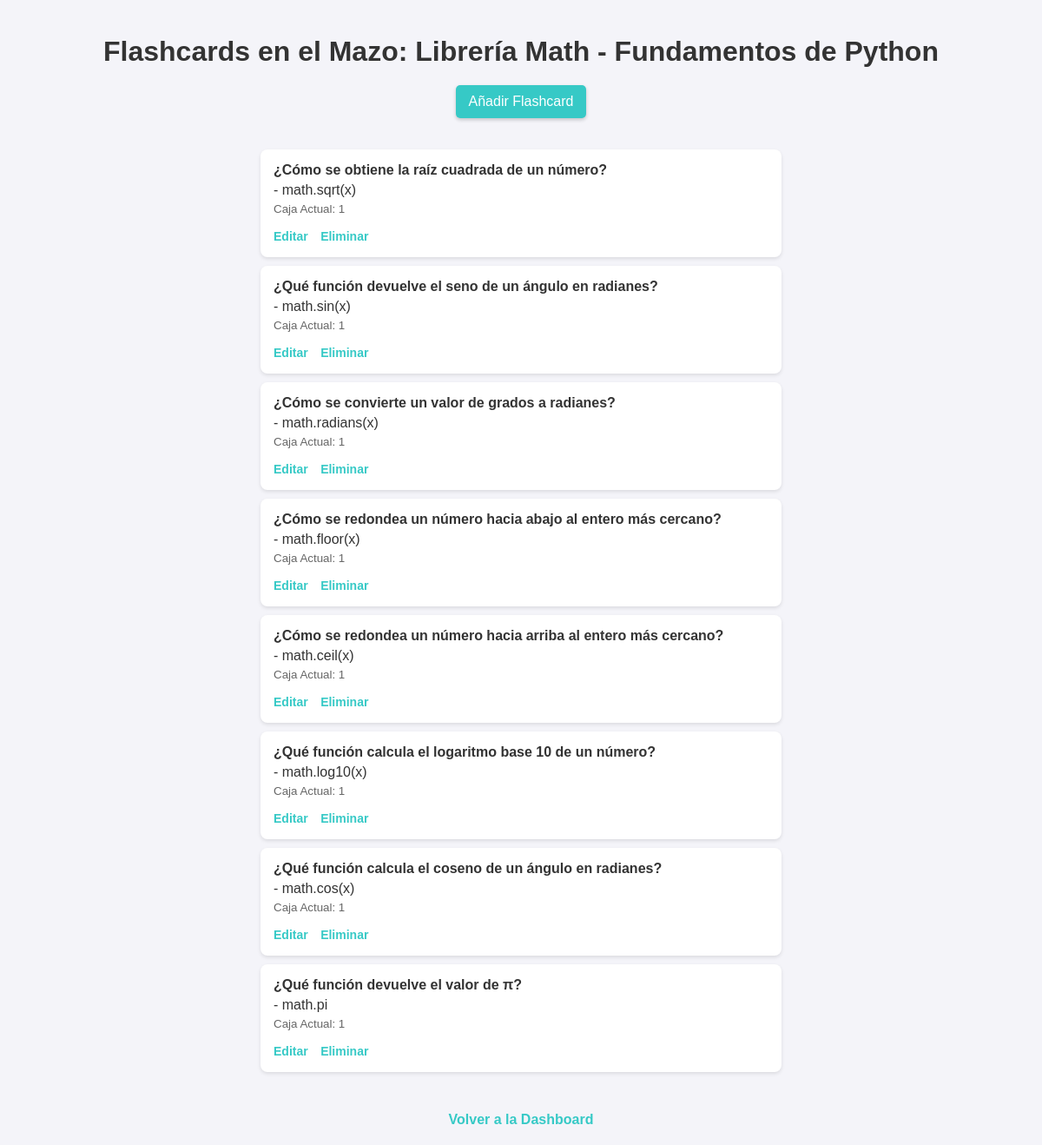
The page /decks/4/flashcards/ on the database its author committed.
### flashcards/models.py (models this page shows, shortened)
class Deck(models.Model):
    name = models.CharField(max_length=100)

class FlashCard(models.Model):
    question = models.TextField()
    answer = models.TextField()
    deck = models.ForeignKey('Deck', on_delete=models.CASCADE)
    box_number = models.IntegerField(default=1)
    repeat_count = models.IntegerField(default=0)  # Nuevo campo

### flashcards/views.py (the view)
# urls.py: path('decks/<int:deck_id>/flashcards/', views.list_flashcards, name='list_flashcards'),
def list_flashcards(request, deck_id):
    deck = get_object_or_404(Deck, id=deck_id)
    flashcards = deck.flashcard_set.all()
    return render(request, 'flashcards/list_flashcards.html', {'deck': deck, 'flashcards': flashcards})

### flashcards/templates/flashcards/list_flashcards.html (shortened to what this page needs)
<!DOCTYPE html>
<html>
<head>
</head>
<body>
    <h1>Flashcards en el Mazo: {{ deck.name }}</h1>
    <a href="{% url 'create_flashcard' deck.id %}" class="button">Añadir Flashcard</a>
    <ul>
        {% for flashcard in flashcards %}
        <li>
            <strong>{{ flashcard.question }}</strong> - {{ flashcard.answer }}
            <small>Caja Actual: {{ flashcard.box_number }}</small>
            <div class="actions">
                <a href="{% url 'edit_flashcard' flashcard.id %}">Editar</a>
                <a href="{% url 'delete_flashcard' flashcard.id %}">Eliminar</a>
            </div>
        </li>
        {% empty %}
        <p>No hay flashcards en este mazo.</p>
        {% endfor %}
    </ul>
    <div class="back-link">
        <a href="{% url 'list_decks' %}">Volver a la Dashboard</a>
    </div>
</body>
</html>

### flashcards/templates/flashcards/list_flashcards.html (style rules this page uses)
body { font-family: Arial, sans-serif; margin: 20px; background-color: #f4f4f9; color: #333; display: flex; flex-direction: column; align-items: center; }
h1 { color: #333; margin-bottom: 20px; text-align: center; }
.button { padding: 10px 15px; font-size: 16px; color: #fff; text-decoration: none; background-color: #36C9C6; border: none; border-radius: 5px; cursor: pointer; text-align: center; box-shadow: 0 2px 4px rgba(0, 0, 0, 0.2); transition: background-color 0.3s ease; margin-bottom: 20px; }
ul { list-style: none; padding: 0; width: 100%; max-width: 600px; }
li { background-color: #ffffff; padding: 15px; margin-bottom: 10px; border-radius: 8px; box-shadow: 0 2px 4px rgba(0, 0, 0, 0.1); display: flex; flex-direction: column; gap: 5px; }
li strong { font-size: 16px; }
li small { color: #666; }
.actions { margin-top: 10px; }
.actions a { font-size: 14px; text-decoration: none; color: #36C9C6; font-weight: bold; margin-right: 10px; }
.back-link { margin-top: 20px; text-align: center; }
.back-link a { color: #36C9C6; text-decoration: none; font-weight: bold; }

### rows shown on the page
Deck: name "Librería Math - Fundamentos de Python"
FlashCard: question "¿Cómo se obtiene la raíz cuadrada de un número?", answer "math.sqrt(x)", box_number "1"
FlashCard: question "¿Qué función devuelve el seno de un ángulo en radianes?", answer "math.sin(x)", box_number "1"
FlashCard: question "¿Cómo se convierte un valor de grados a radianes?", answer "math.radians(x)", box_number "1"
FlashCard: question "¿Cómo se redondea un número hacia abajo al entero más cercano?", answer "math.floor(x)", box_number "1"
FlashCard: question "¿Cómo se redondea un número hacia arriba al entero más cercano?", answer "math.ceil(x)", box_number "1"
FlashCard: question "¿Qué función calcula el logaritmo base 10 de un número?", answer "math.log10(x)", box_number "1"
FlashCard: question "¿Qué función calcula el coseno de un ángulo en radianes?", answer "math.cos(x)", box_number "1"
FlashCard: question "¿Qué función devuelve el valor de π?", answer "math.pi", box_number "1"
